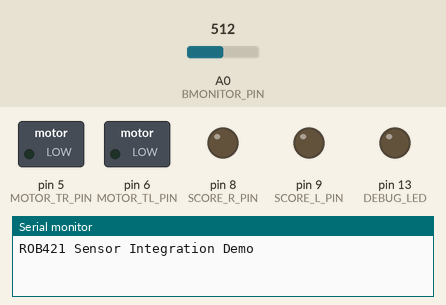
Recording of a sketch running on a simulated Arduino Uno, built with avr-gcc and run on an emulated ATmega328P. Parts: switched loads named in the sketch (green lamp = pin HIGH), output pins drawn as LEDs (lit = HIGH), the last lines printed to the serial monitor. Inputs (shaded band) come from the test bench; at power-on: A0 (BMONITOR_PIN) = 512.

Above: at 1.2 s.
1.3 s: A0 (BMONITOR_PIN) set to 490
At 1.6 s:
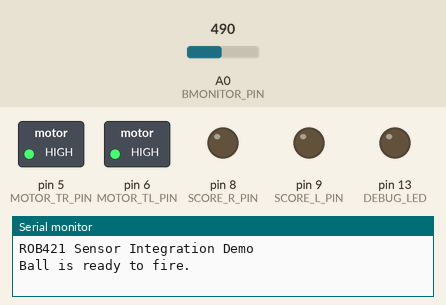
4.3 s: A0 (BMONITOR_PIN) set to 510
At 10.1 s:
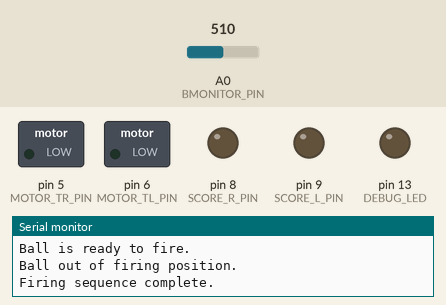
Timing chart, 0 to 11.6 s (numbered marks = the images above; inputs shaded):
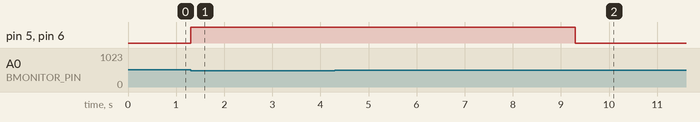

The sketch:

photo_demo.ino
```cpp
#define DEBUG         true
#define DEBUG_LED     13
#define SCORE_L_PIN   9
#define SCORE_R_PIN   8
#define MOTOR_TL_PIN  6
#define MOTOR_TR_PIN  5
#define BMONITOR_PIN  0

#define TIMER_DELAY 5000
#define PHOTO_THRESHOLD 500

unsigned long last_fired;
//  Valid states are:
//    0 = idle
//    1 = ball waiting
//    2 = shot in progress
int state = 0;
boolean msg_sent = false;

// ---------------

const byte numChars = 32;
char receivedChars[numChars];
char tempChars[numChars];

// variables to hold the parsed data
char apiFunction[numChars] = {0};
int leftMotor = 0;
int rightMotor = 0;
boolean newData = false;

void recvWithStartEndMarkers() {
    static boolean recvInProgress = false;
    static byte ndx = 0;
    char startMarker = '<';
    char endMarker = '>';
    char rc;

    while (Serial.available() > 0 && newData == false) {
        rc = Serial.read();

        if (recvInProgress == true) {
            if (rc != endMarker) {
                receivedChars[ndx] = rc;
                ndx++;
                if (ndx >= numChars) {
                    ndx = numChars - 1;
                }
            } else {
                receivedChars[ndx] = '\0'; // terminate the string
                recvInProgress = false;
                ndx = 0;
                newData = true;
            }
        } else if (rc == startMarker) {
            recvInProgress = true;
        }
    }
}

void parseData() {
    char * strtokIndx; // this is used by strtok() as an index

    strtokIndx = strtok(tempChars,",");   // get the first part - the string
    strcpy(apiFunction, strtokIndx);      // copy it to messageFromPC

    strtokIndx = strtok(NULL, ",");       // this continues where the previous call left off
    leftMotor = atoi(strtokIndx);         // convert this part to an integer

    strtokIndx = strtok(NULL, ",");
    rightMotor = atoi(strtokIndx);
}

void showParsedData() {
    Serial.print("Function call: ");
    Serial.print(apiFunction);
    Serial.print(", Left motor: ");
    Serial.print(leftMotor);
    Serial.print(", Right motor: ");
    Serial.println(rightMotor);
}

// ---------------

void setup() {
  // Initialize I/O pins
  pinMode(DEBUG_LED,    OUTPUT);  // debugging led
  pinMode(SCORE_L_PIN,  OUTPUT);  // scoreboard left digit
  pinMode(SCORE_R_PIN,  OUTPUT);  // scoreboard right digit
  pinMode(MOTOR_TL_PIN, OUTPUT);  // left throwing motor
  pinMode(MOTOR_TR_PIN, OUTPUT);  // right throwing motor
  pinMode(BMONITOR_PIN, INPUT);   // photoresistor

  Serial.begin(115200);
  while (!Serial) {}
  Serial.println("ROB421 Sensor Integration Demo");
}

void loop() {

  // Check for new API commands
  recvWithStartEndMarkers();
  if (newData == true) {
    strcpy(tempChars, receivedChars);
    parseData();
    showParsedData();
    newData = false;
  }

  // --------------------------------
  // Short demo of running the motors
  // only when the ball is detected
  // --------------------------------

  // Check if the ball is ready to fire
  if( analogRead(BMONITOR_PIN) < PHOTO_THRESHOLD ){
    // Send back a message
    if(state != 1){
      Serial.println("Ball is ready to fire.");
      state = 1;
    }

    // Record the current time and firing state
    last_fired = millis();

    // Spin up the motors
    digitalWrite( MOTOR_TL_PIN, HIGH);
    digitalWrite( MOTOR_TR_PIN, HIGH);

  }else{
    // Send back a message
    if(state == 1){
      Serial.println("Ball out of firing position.");
      state = 2;
    }

    // Run for 5 seconds after photo resistor is uncovered
    if(last_fired+TIMER_DELAY < millis()){

      // Send back a message
      if(state == 2){
        Serial.println("Firing sequence complete.");
        state = 3;
      }

      digitalWrite( MOTOR_TL_PIN, LOW);
      digitalWrite( MOTOR_TR_PIN, LOW);
    }
  }

//  Serial.println( analogRead(BMONITOR_PIN) );

}
```

Measured:
- the behaviour switches between 500 and 499 on A0 (BMONITOR_PIN) (found by bisection; images 0 and 1)
- after the input at 1.3 s, pin 5 (MOTOR_TR_PIN), pin 6 (MOTOR_TL_PIN): LOW → HIGH at once
- after the input at 4.3 s, pin 5 (MOTOR_TR_PIN), pin 6 (MOTOR_TL_PIN): HIGH → LOW after 5.0 s
